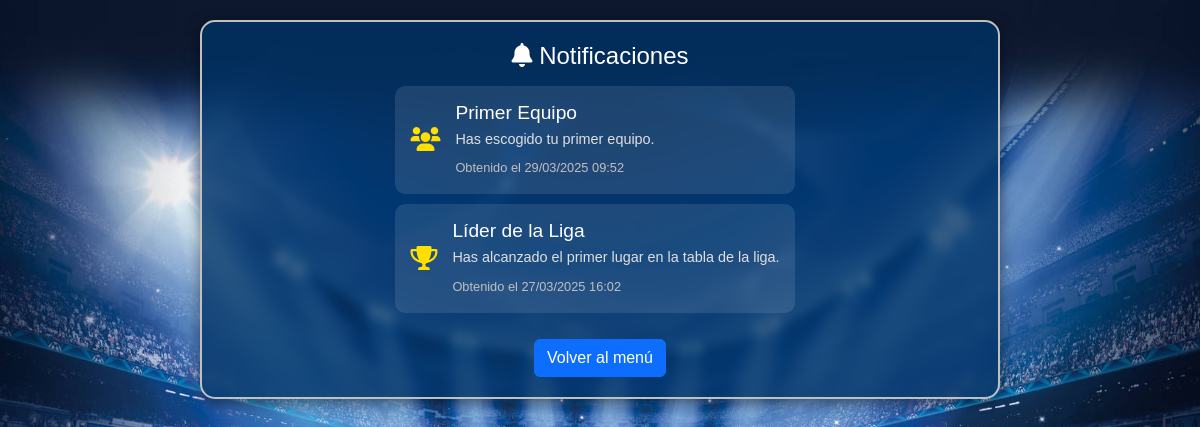
The page /notificaciones/ (signed in) on the database its author committed.
### app_simulador/models.py (models this page shows)
class UsuarioLogro(models.Model):
    usuario = models.ForeignKey(User, on_delete=models.CASCADE)
    logro = models.ForeignKey(Logro, on_delete=models.CASCADE)
    fecha_obtenido = models.DateTimeField(auto_now_add=True)

class Logro(models.Model):
    nombre = models.CharField(max_length=100)
    descripcion = models.TextField()
    requisito = models.CharField(max_length=200)
    efecto_quimica = models.IntegerField(default=0)
    icono = models.CharField(max_length=100)
    nivel = models.IntegerField(default=1)

### app_simulador/views.py (the view)
# urls.py: path('notificaciones/', NotificacionesView.as_view(), name='notificaciones'),
class NotificacionesView(LoginRequiredMixin, View):
    def get(self, request):
        logros = UsuarioLogro.objects.filter(usuario=request.user).order_by('-fecha_obtenido')
        return render(request, 'notificaciones.html', {
            'logros_obtenidos': logros,
            'mostrar_popup': False
        })

### app_simulador/templates/notificaciones.html (shortened to what this page needs)
{% load static %}
<!DOCTYPE html>
<html lang="es">
<head>
    <link href="https://cdn.jsdelivr.net/npm/bootstrap@5.3.0/dist/css/bootstrap.min.css" rel="stylesheet">
    <link href="https://cdnjs.cloudflare.com/ajax/libs/font-awesome/6.0.0-beta3/css/all.min.css" rel="stylesheet">
    <link rel="stylesheet" href="{% static 'notificaciones.css' %}">
</head>
<body>
<div class="notificaciones-container">
    <h3><i class="fas fa-bell"></i> Notificaciones</h3>
    <div class="lista-notificaciones">
        {% for logro in logros_obtenidos %}
            <div class="notificacion-item {% if forloop.first and logros_recientes %}nuevo-logro{% endif %}">
                <div class="notificacion-icono">
                    <i class="fas fa-{{ logro.logro.icono }}"></i>
                </div>
                <div class="notificacion-contenido">
                    <h4>{{ logro.logro.nombre }}</h4>
                    <p>{{ logro.logro.descripcion }}</p>
                    <small>Obtenido el {{ logro.fecha_obtenido|date:"d/m/Y H:i" }}</small>
                </div>
            </div>
        {% empty %}
            <p class="sin-notificaciones">No tienes notificaciones nuevas.</p>
        {% endfor %}
    </div>
    <a href="{% url 'menu' %}" class="btn btn-primary mt-3">Volver al menú</a>
</div>
</body>
</html>

### app_simulador/static/notificaciones.css (style rules this page uses)
body { background: url('images/campo1.jpg') no-repeat center center fixed; background-size: cover; color: #fff; font-family: 'Poppins', sans-serif; margin: 0; padding: 0; }
.notificaciones-container { background-color: rgba(0, 51, 102, 0.8); border: 2px solid #c0c0c0; border-radius: 15px; padding: 20px; backdrop-filter: blur(5px); box-shadow: 0px 4px 15px rgba(0, 0, 0, 0.5); max-width: 800px; margin: 20px auto; color: #ffffff; }
.notificaciones-container h3 { font-size: 1.5rem; color: #ffffff; margin-bottom: 15px; text-align: center; }
.lista-notificaciones { max-height: 400px; overflow-y: auto; padding-right: 10px; }
.notificacion-item { background-color: rgba(255, 255, 255, 0.1); border-radius: 10px; padding: 15px; margin-bottom: 10px; display: flex; align-items: center; transition: transform 0.3s ease, box-shadow 0.3s ease; }
.notificacion-icono { font-size: 1.5rem; color: #ffdf00; margin-right: 15px; }
.notificacion-contenido h4 { font-size: 1.2rem; color: #ffffff; margin-bottom: 5px; }
.notificacion-contenido p { font-size: 0.9rem; color: #e0e0e0; margin-bottom: 5px; }
.notificacion-contenido small { font-size: 0.8rem; color: #c0c0c0; }
.notificaciones-container { display: flex; flex-direction: column; align-items: center; }

### rows shown on the page
UsuarioLogro: logro.nombre "Primer Equipo", logro.descripcion "Has escogido tu primer equipo.", fecha_obtenido "29/03/2025 09:52"
UsuarioLogro: logro.nombre "Líder de la Liga", logro.descripcion "Has alcanzado el primer lugar en la tabla de la liga.", fecha_obtenido "27/03/2025 16:02"
